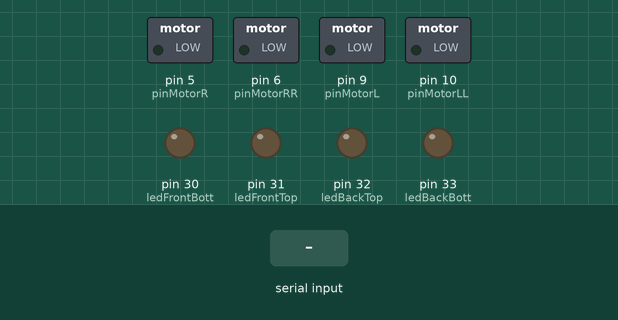
Simulated run of this sketch. Board: Arduino Mega 2560, built with avr-gcc and run on an emulated ATmega2560. Parts: switched loads named in the sketch (green lamp = pin HIGH), output pins drawn as LEDs (lit = HIGH). The inputs (shaded band) are chosen by the test bench.

Above: at 1.4 s.
1.5 s: "3" received over Serial
At 1.9 s:
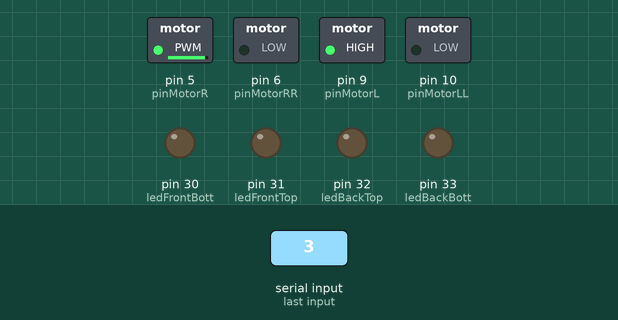
3.0 s: "4" received over Serial
At 4.2 s:
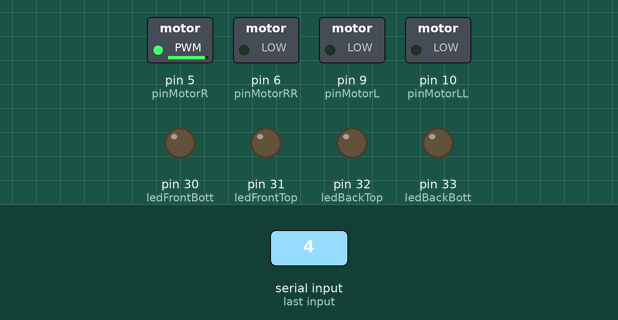
4.5 s: "5" received over Serial
At 5.4 s:
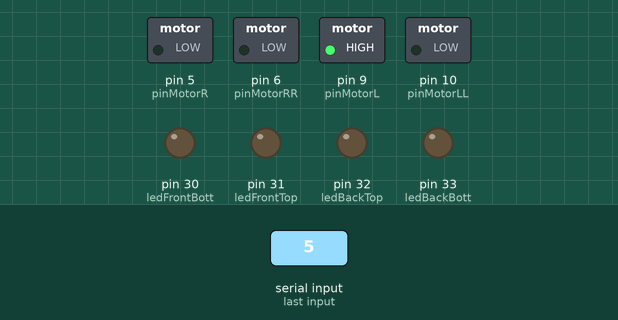
6.0 s: "0" received over Serial
At 6.5 s:
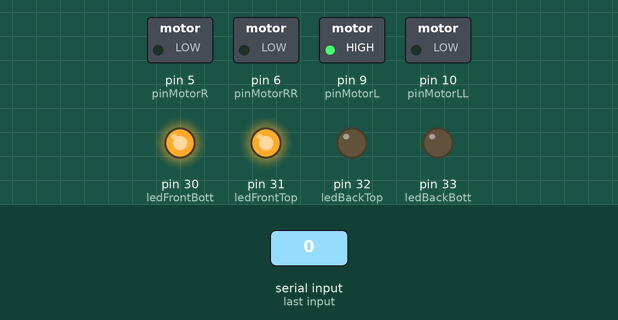
7.5 s: "6" received over Serial
At 8.7 s:
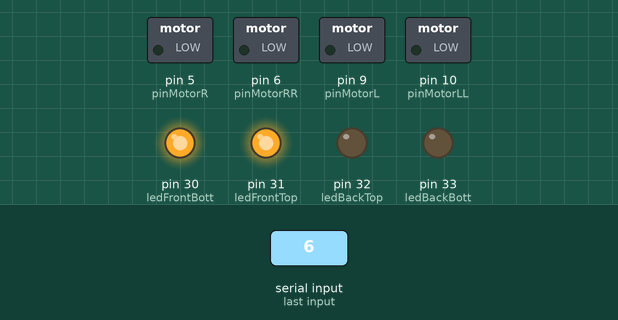
9.0 s: "1" received over Serial
At 10.0 s:
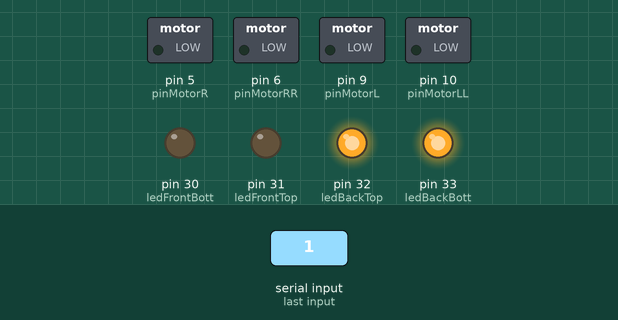
Timing chart, 0 to 11.5 s (numbered marks = the images above; inputs shaded):
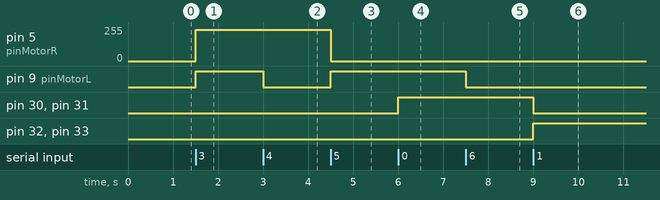

Measured:
- after the input at 1.5 s, pin 5 (pinMotorR): 0/255 → 235/255 at once; pin 9 (pinMotorL): LOW → HIGH at once
- after the input at 3.0 s, pin 9 (pinMotorL): HIGH → LOW at once
- after the input at 4.5 s, pin 5 (pinMotorR): 235/255 → 0/255 at once; pin 9 (pinMotorL): LOW → HIGH at once
- after the input at 6.0 s, pin 30 (ledFrontBott), pin 31 (ledFrontTop): LOW → HIGH at once
- after the input at 7.5 s, pin 9 (pinMotorL): HIGH → LOW at once
- after the input at 9.0 s, pin 30 (ledFrontBott), pin 31 (ledFrontTop): HIGH → LOW at once; pin 32 (ledBackTop), pin 33 (ledBackBott): LOW → HIGH at once

The sketch:

bluCar.ino
```cpp
/*.....
 * For car to go straight, continuously send
 */

#include<SPI.h>


byte byteRead;
//LED definitions
const int ledFrontTop = 31;
const int ledFrontBott = 30;
const int ledBackTop = 32;
const int ledBackBott = 33;

//motor definitions
const int maxSpeedL = 255;
const int maxSpeedR = 235;
const int startSpeedL = 255;
const int startSpeedR = 255;
const int deltSpL = 30;
const int deltSpR = 30;

const int leftMotorSensor = 2;
const int rightMotorSensor = 3;

const int pinMotorR = 5;
const int pinMotorL = 9;
const int pinMotorRR = 6;
const int pinMotorLL = 10;

unsigned long leftWheelTime, rightWheelTime;
long leftMotorCount, rightMotorCount;

void setup(){

  //motor pins
  pinMode(pinMotorR, OUTPUT);
  pinMode(pinMotorL, OUTPUT);
  pinMode(pinMotorRR, OUTPUT);
  pinMode(pinMotorLL, OUTPUT);
  pinMode(leftMotorSensor,INPUT);
  pinMode(rightMotorSensor,INPUT);
  attachInterrupt(0, leftWheelCnt, CHANGE);
  attachInterrupt(1, rightWheelCnt, CHANGE);
  leftMotorCount = 0;
  rightMotorCount = 0;

  Serial.begin(9600);

  /*
   * LEDs Setup
   */
  pinMode(ledFrontTop, OUTPUT);
  pinMode(ledFrontBott, OUTPUT);
  pinMode(ledBackTop, OUTPUT);
  pinMode(ledBackBott, OUTPUT);

  delay(200);
}

int motorSpeedL;
int motorSpeedR;

void loop(void){
  readData();
  digitalWrite(7,HIGH);
  direct();
}

/*
 * RF Functions
 */
void readData() {
  if (Serial.available()) {
    byteRead = Serial.read();
    //read the data and store it in byteRead

    showData();
  }
}

void showData() {
  //Serial.print("Data received: ");
  //Serial.print(dataReceived[0]);
  //Serial.println();
}

/*
 * Car Functions
 */

boolean carStopped = false;

void direct() {
  if(byteRead == '3') {
    straight();
  }
  if(byteRead == '4') {
    left();
  }
  else if(byteRead == '5') {
    right();
  }
  else if(byteRead == '6') {
    stopCar();
  }
  else if(byteRead == '0') {
    digitalWrite(ledFrontTop, HIGH);
    digitalWrite(ledFrontBott, HIGH);
    digitalWrite(ledBackTop, LOW);
    digitalWrite(ledBackBott, LOW);
  }
  else if(byteRead == '1') {
    digitalWrite(ledFrontTop, LOW);
    digitalWrite(ledFrontBott, LOW);
    digitalWrite(ledBackTop, HIGH);
    digitalWrite(ledBackBott, HIGH);
  }
  else if(byteRead = '2') {
    digitalWrite(ledFrontTop, LOW);
    digitalWrite(ledFrontBott, LOW);
    digitalWrite(ledBackTop, LOW);
    digitalWrite(ledBackBott, LOW);
  }
}

void straight() {

  attachInterrupt(0, leftWheelCnt, CHANGE);
  attachInterrupt(1, rightWheelCnt, CHANGE);
  reset();

  if(leftMotorCount > rightMotorCount) {
    //slow down left motor
    motorSpeedL = maxSpeedL - deltSpL;
    motorSpeedR = maxSpeedR;
  }

  else if(rightMotorCount > leftMotorCount) {
    //slow down right motor
    motorSpeedR = maxSpeedR - deltSpR;
    motorSpeedL = maxSpeedL;
  }

  else {
    motorSpeedL = maxSpeedL;
    motorSpeedR = maxSpeedR;
  }

  //update speed
  analogWrite(pinMotorL, motorSpeedL);
  analogWrite(pinMotorR, motorSpeedR);

}

void right() {

  detachInterrupt(0);
  detachInterrupt(1);
  reset();
  motorSpeedL = maxSpeedL;
  motorSpeedR = 0;

  analogWrite(pinMotorL, motorSpeedL);
  analogWrite(pinMotorR, motorSpeedR);
}

void left() {

  detachInterrupt(0);
  detachInterrupt(1);
  reset();
  motorSpeedL = 0;
  motorSpeedR = maxSpeedR;

  analogWrite(pinMotorL, motorSpeedL);
  analogWrite(pinMotorR, motorSpeedR);
}

void stopCar() {

  detachInterrupt(0);
  detachInterrupt(1);
  motorSpeedL = 0;
  motorSpeedR = 0;
  carStopped = true;

  analogWrite(pinMotorL, motorSpeedL);
  analogWrite(pinMotorR, motorSpeedR);
}

void reset() {
  if(carStopped) {
   analogWrite(pinMotorL, maxSpeedL);
   analogWrite(pinMotorR, maxSpeedR);
   delay(50);
   carStopped = false;
   leftMotorCount = 0;
   rightMotorCount = 0;
  }
}

void leftWheelCnt()
{
  unsigned long tempTime = micros();
  if (tempTime > leftWheelTime + 1000) {
    leftWheelTime = tempTime;
    leftMotorCount++;
  }
}

void rightWheelCnt() {
   unsigned long tempTime = micros();
   if (tempTime > rightWheelTime + 1000) {
    rightWheelTime = tempTime;
    rightMotorCount++;
   }
}
```
